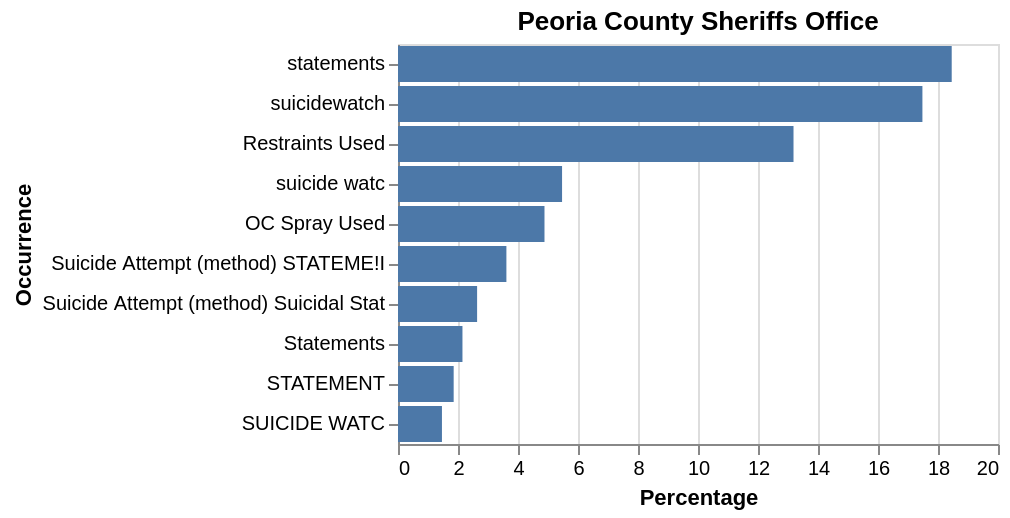

Notebook code for this chart:
### Code cell
peoria_percent

### Figure 1 — Vega-Lite specification as saved in the notebook (floating-point values rounded to 4 significant figures)
{"config": {"view": {"continuousWidth": 300, "continuousHeight": 300}}, "data": {"name": "data-1653688c8801679ecb94b98fb92b9a24"}, "mark": {"type": "bar"}, "encoding": {"x": {"field": "percentage", "title": "Percentage", "type": "quantitative"}, "y": {"field": "Cleaned Occurrences", "sort": "-x", "title": "Occurrence", "type": "nominal"}}, "title": "Peoria County Sheriffs Office", "$schema": "https://vega.github.io/schema/vega-lite/v5.20.1.json", "datasets": {"data-1653688c8801679ecb94b98fb92b9a24": [{"Cleaned Occurrences": "statements", "count": 189, "percentage": 18.46}, {"Cleaned Occurrences": "suicidewatch", "count": 179, "percentage": 17.48}, {"Cleaned Occurrences": "Restraints Used", "count": 135, "percentage": 13.18}, {"Cleaned Occurrences": "suicide watc", "count": 56, "percentage": 5.469}, {"Cleaned Occurrences": "OC Spray Used", "count": 50, "percentage": 4.883}, {"Cleaned Occurrences": "Suicide Attempt (method) STATEME!I", "count": 37, "percentage": 3.613}, {"Cleaned Occurrences": "Suicide Attempt (method) Suicidal Stat", "count": 27, "percentage": 2.637}, {"Cleaned Occurrences": "Statements", "count": 22, "percentage": 2.148}, {"Cleaned Occurrences": "STATEMENT", "count": 19, "percentage": 1.855}, {"Cleaned Occurrences": "SUICIDE WATC", "count": 15, "percentage": 1.465}]}}
